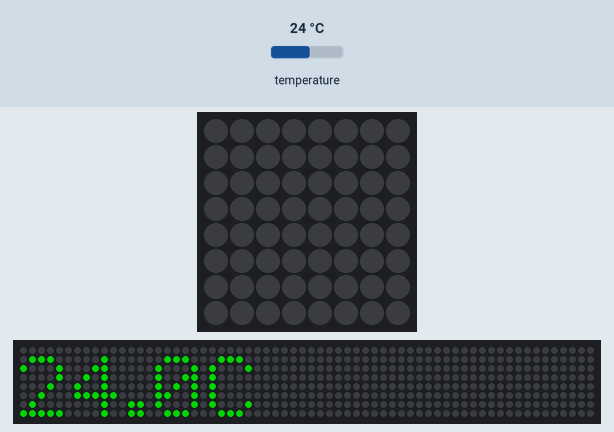
Simulated run of this program. Board: Raspberry Pi (BCM pin numbers) with a Sense HAT. On the bench: the Sense HAT's 8×8 RGB LED matrix, a strip that is not on the board, showing the scrolling text unrolled. The inputs (shaded band) are chosen by the test bench; at power-on: temperature 24 °C. Dim RGB values are drawn brighter than linear; the 64×8 strip is a reading aid, not a part: it shows the text the matrix is scrolling, unrolled, one strip-width of it at a time.

Above: at 3.49 s.
11.4 s: temperature set to 12 °C
At 13.8 s:
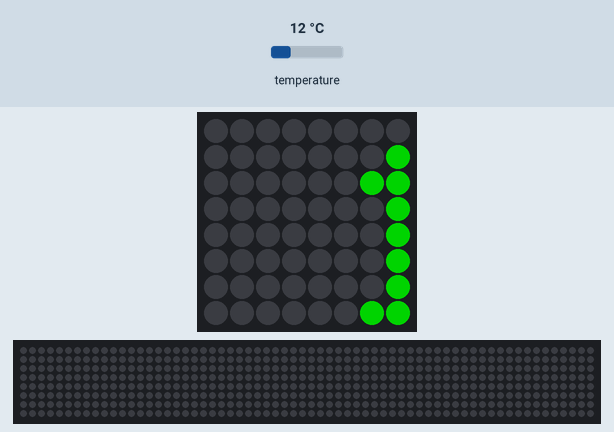
At 17.3 s:
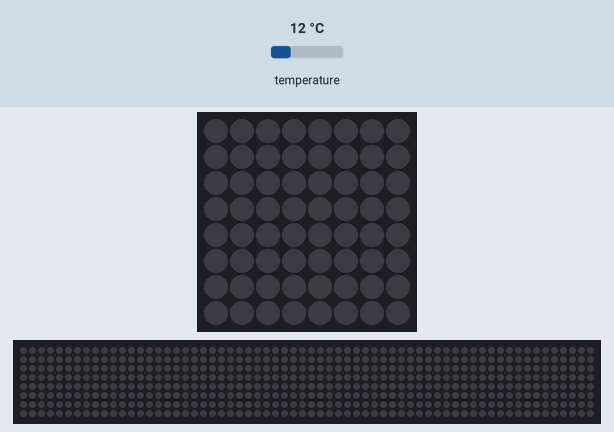
21.5 s: temperature set to 33 °C
At 27.02 s:
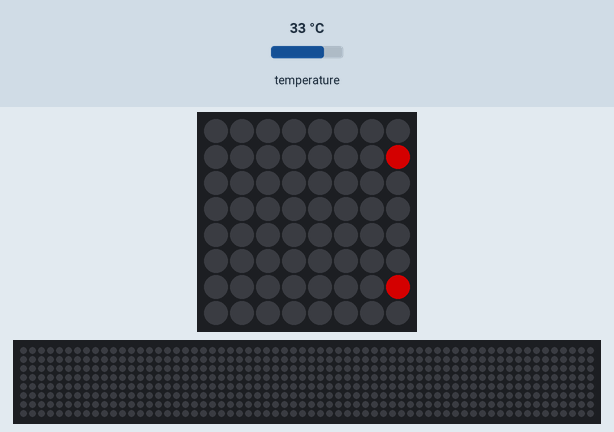

The program:

monitorAndDisplay.py
```python
from sense_hat import SenseHat
from time import sleep
import json


class TempreatureMonitor:

    RED_COLOR = [130, 0, 0]
    GREEN_COLOR = [0, 130, 0]
    BLUE_COLOR = [0, 0, 130]

    def __init__(self, filename):
        self.sense = SenseHat()
        data = self.read_from_file(filename)
        self.cold_max = data['cold_max']
        self.comfortable_min = data['comfortable_min']
        self.comfortable_max = data['comfortable_max']
        self.hot_min = data['hot_min']

    #reads from json file. If corrupted uses default values
    def read_from_file(self, filename):
        try:
            f = open(filename, 'r')
            return json.loads(f.read())
        except:
            self.sense.show_message("Error in reading json file: Using default values.")
            default_values = {
                "cold_max": 10,
                "comfortable_min": 10,
                "comfortable_max": 25,
                "hot_min": 25
            }
        return default_values

    #rounds up tempreature to two digits.
    def read_tempreature(self):
        return round(self.sense.get_temperature(), 2)


    #check the tempreature and set color
    def display_current_tempreature(self, temp):
        self.sense.clear()
        str_format = str(temp) + "C"

        #here max value is inclusive
        if temp <= self.cold_max:
            self.sense.show_message(str_format, text_colour = self.BLUE_COLOR)
        elif temp > self.hot_min:
            self.sense.show_message(str_format, text_colour = self.RED_COLOR)
        else:
            self.sense.show_message(str_format, text_colour = self.GREEN_COLOR)


temp_monitor = TempreatureMonitor('config.json')
while True:
    curr_temp = temp_monitor.read_tempreature()
    temp_monitor.display_current_tempreature(curr_temp)
    sleep(10)
```

Measured:
- after the input at 21.5 s, the LEDs: change after 5.5 s (image 3)
